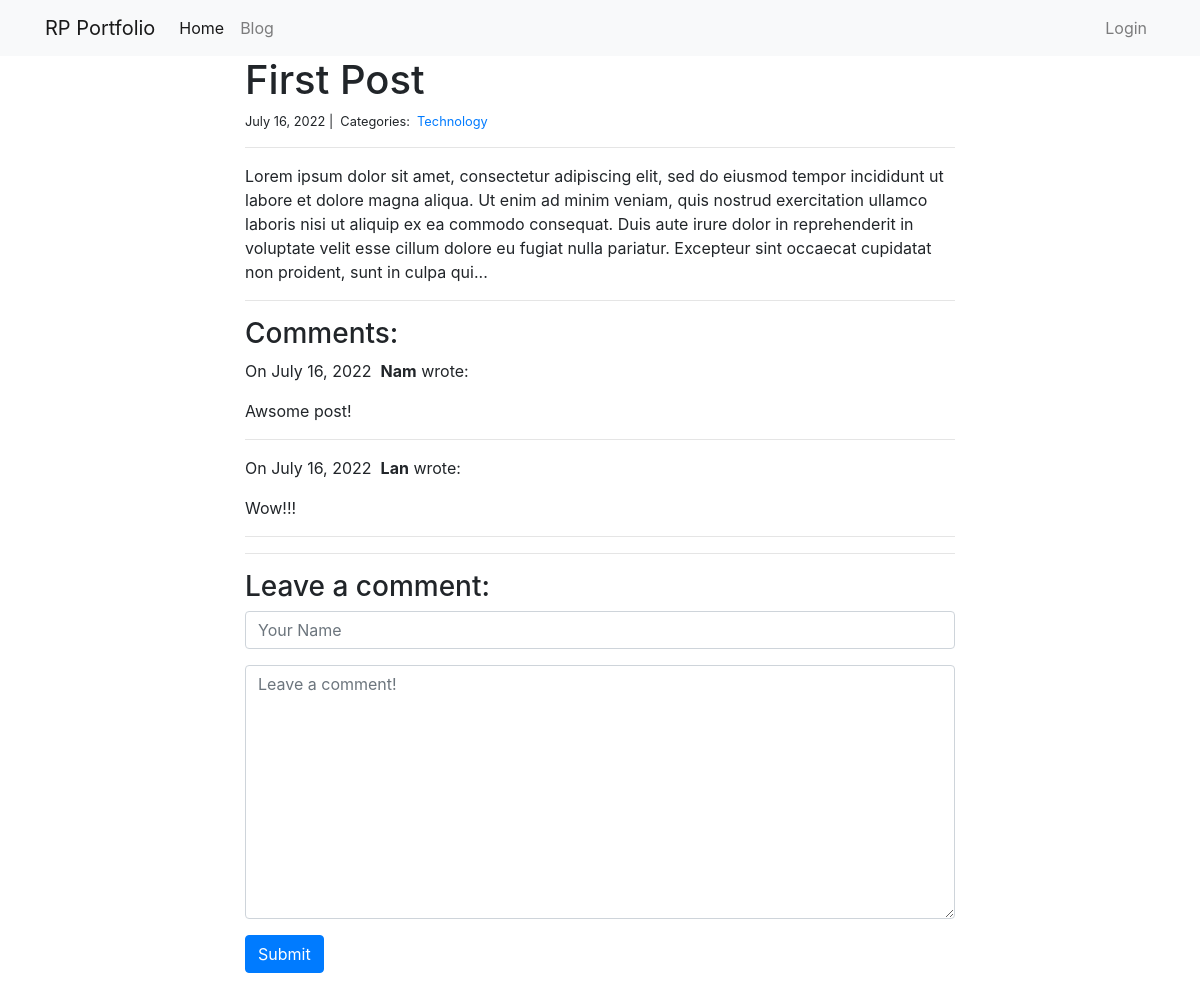
Page /blog/1/ on the committed database.
### blog/models.py (models this page shows)
class Post(models.Model):
    title = models.CharField(max_length=255)
    body = models.TextField()
    created_on = models.DateTimeField(auto_now_add=True)
    last_modified = models.DateTimeField(auto_now=True)
    categories = models.ManyToManyField("Category", related_name='posts')

class Category(models.Model):
    name = models.CharField(max_length=20)

class Comment(models.Model):
    author = models.CharField(max_length=60)
    body = models.TextField()
    created_on = models.DateTimeField(auto_now_add=True)
    post = models.ForeignKey('Post', on_delete=models.CASCADE)

### blog/views.py (the view, shortened to what this page needs)
# urls.py: path("<int:pk>/", views.blog_detail, name="blog_detail"),
def blog_detail(request, pk):
    post = Post.objects.get(pk=pk)
    form = CommentForm()
    comments = Comment.objects.filter(post=post)
    context = {
        'post': post,
        'comments': comments,
        'form': form,
    }
    return render(request, 'blog_detail.html', context)

### blog/form.py
class CommentForm(forms.Form):
    author = forms.CharField(
        max_length=60,
        widget=forms.TextInput(attrs={
            "class": "form-control",
            "placeholder": "Your Name"
        })
    )
    body = forms.CharField(widget=forms.Textarea(
        attrs={
            "class": "form-control",
            "placeholder": "Leave a comment!"
        }
    ))

### blog/templates/blog_detail.html (shortened to what this page needs)
{% extends "base.html" %}
{% block page_content %}
<div class="col-md-8 offset-md-2">
    <h1>{{ post.title | title }}</h1>
    <small>
        {{ post.created_on.date }} |&nbsp;
        Categories:&nbsp;
        {% for category in post.categories.all %}
        <a href="{% url 'blog_category' category.name %}">
            {{ category.name }}
        </a>&nbsp;
        {% endfor %}
    </small>
    <hr>
    <p>{{ post.body | slice:":400" }}...</p>
    <hr>
    <h3>Comments:</h3>
    {% for comment in comments %}
    <p>
        On {{comment.created_on.date }}&nbsp;
        <b>{{ comment.author }}</b> wrote:
    </p>
    <p>{{ comment.body }}</p>
    <hr>
    {% endfor %}
    <hr>
    <h3>Leave a comment:</h3>
    <form action="/blog/{{ post.pk }}/" method="post">
        <div class="form-group">
            {{ form.author }}
        </div>
        <div class="form-group">
            {{ form.body }}
        </div>
        <button type="submit" class="btn btn-primary">Submit</button>
    </form>
</div>
{% endblock %}

### rows in the picture
Post: title "First Post", created_on "July 16, 2022", body "Lorem ipsum dolor sit amet, consectetur adipiscing elit, sed do eiusmod tempor incididunt ut labore et dolore magna aliqua. Ut enim ad minim veniam, quis nostrud exercitation ullamco laboris nisi ut aliquip ex ea commodo consequat. Duis aute irure dolor in reprehenderit in voluptate velit esse cillum dolore eu fugiat nulla pariatur. Excepteur sint occaecat cupidatat non proident, sunt in culpa qui"
Category: name "Technology"
Comment: created_on "July 16, 2022", author "Nam", body "Awsome post!"
Comment: created_on "July 16, 2022", author "Lan", body "Wow!!!"
